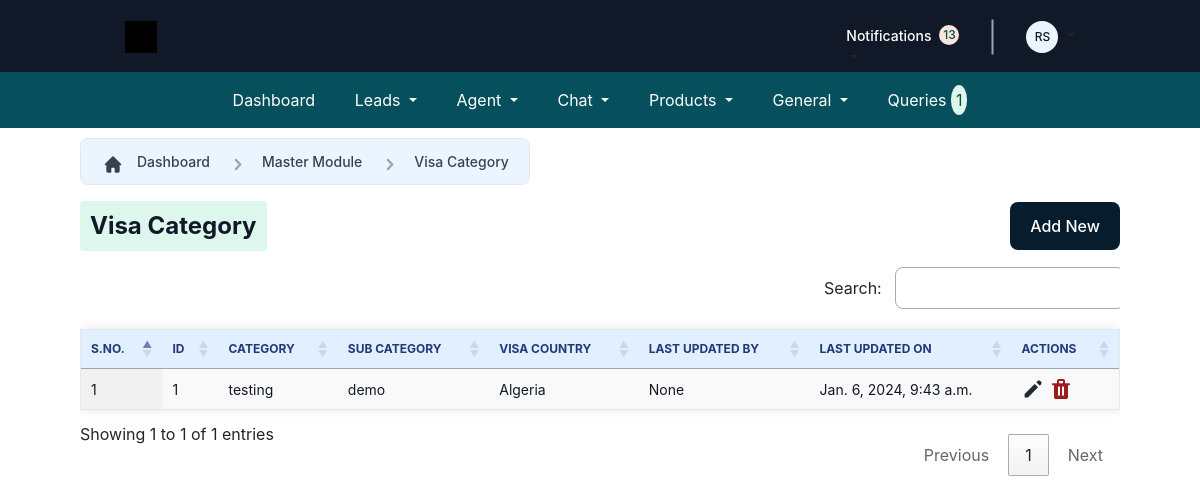
/Employee/AddVisaCategory/ (signed in), run on the app's committed database.
### crm_app/models.py (models this page shows, shortened)
class CustomUser(AbstractUser):
    user_type_data = (
        ("1", "HOD"),
        ("2", "Admin"),
        ("3", "Employee"),
        ("4", "Agent"),
        ("5", "Out Sourcing Agent"),
        ("6", "Customer"),
    )
    user_type = models.CharField(default="1", choices=user_type_data, max_length=10)
    is_logged_in = models.BooleanField(default=False)
    def generate_initials(self):
        first_initial = self.first_name[0].upper() if self.first_name else ""
        last_initial = self.last_name[0].upper() if self.last_name else ""
        return f"{first_initial}{last_initial}"
    def __str__(self):
        return f"{self.first_name} {self.last_name}"

class VisaCategory(models.Model):
    visa_country_id = models.ForeignKey(VisaCountry, on_delete=models.CASCADE)
    category = models.CharField(max_length=100)
    subcategory = models.CharField(max_length=100)
    lastupdated_by = models.CharField(max_length=100, null=True, blank=True)
    last_updated_on = models.DateTimeField(auto_now=True)
    class Meta:
        db_table = "VisaCategory"

class VisaCountry(models.Model):
    country = models.CharField(max_length=100)
    created = models.DateTimeField(auto_now=True)
    lastupdated_by = models.CharField(max_length=100, null=True, blank=True)
    last_updated_on = models.DateTimeField(auto_now=True)
    def __str__(self):
        return str(self.country)

### crm_app/EmployeeViews.py (the view, shortened to what this page needs)
# urls.py: path("AddVisaCategory/", add_visacategory, name="add_visacategory"),
@login_required
def add_visacategory(request):
    visacategory = VisaCategory.objects.all().order_by("-id")
    country = VisaCountry.objects.all()
    user = request.user
    dep = user.employee.department
    form = VisaCategoryForm(request.POST or None)
    context = {
        "form": form,
        "visacategory": visacategory,
        "country": country,
        "dep": dep,
    }
    return render(
        request, "Employee/mastermodule/VisaCategory/VisaCategory.html", context
    )

### crm_app/forms.py
class VisaCategoryForm(forms.ModelForm):
    class Meta:
        model = VisaCategory
        fields = "__all__"
        widgets = {
            "visa_country_id": forms.Select(
                attrs={
                    "class": "form-select",
                }
            ),
            "category": forms.TextInput(
                attrs={
                    "class": "form-control",
                    "placeholder": "Category Name",
                }
            ),
            "subcategory": forms.TextInput(
                attrs={
                    "class": "form-control",
                    "placeholder": "SubCategory Name",
                }
            ),
        }

### crm_app/context_processors.py (called while the page is built)
def faq_count(request):
    if request.user.is_authenticated:
        count = FAQ.objects.all().count()
    else:
        count = 0
    return {"faq_count": count}

### templates/Employee/mastermodule/VisaCategory/VisaCategory.html (shortened to what this page needs)
{% extends "Employee/Base/base.html" %}
{% load crispy_forms_tags %}
{% block main-content %}
<div class="form-container">
  <div class="custom-container">
    <div class="icon-container">
      <div class="icon">
      </div>
    </div>
    <div class="text-container">
      <a href="{% url "employee_dashboard" %}" style="text-decoration: none">
        <div class="text">Dashboard</div>
      </a>
    </div>
    <div class="icon-container">
      <div class="icon">
      </div>
    </div>
    <div class="text-container">
      <div class="text">Master Module</div>
    </div>
    <div class="icon-container">
      <div class="icon">
      </div>
    </div>
    <div class="text-container">
      <div class="text">Visa Category</div>
    </div>
  </div>
  <div class="appointment-container">
    <div class="custom-box">
      <div class="custom-text">Visa Category</div>
    </div>
    <div class="scheduleappointment">
      <div class="appointment-text" type="button" class="btn btn-primary" data-toggle="modal"
        data-target="#addvisacatemyModal">
        Add New
      </div>
    </div>
  </div>
  <div class="table-container">
    <div class="table-responsive">
      <table id="example" class="display">
        <thead>
          <tr>
            <th>S.NO.</th>
            <th>ID</th>
            <th>Category</th>
            <th>SUB CATEGORY</th>
            <th>VISA COUNTRY</th>
            <th>last updated BY</th>
            <th>last updated on</th>
            <th>ACTIONS</th>
          </tr>
        </thead>
        <tbody>
          {% for i in visacategory %}
          <tr>
            <td>{{forloop.counter}}</td>
            <td>{{i.id}}</td>
            <td>{{i.category}}</td>
            <td>{{i.subcategory}}</td>
            <td>{{i.visa_country_id}}</td>
            <td>{{i.lastupdated_by}}</td>
            <td>{{i.last_updated_on}}</td>
            <td>
              <div class="row" style="display: flex">
                <div class="col-md-3">
                  <a href="#" data-toggle="modal" data-target="#editcategorymyModal-{{i.id}}">
                  </a>
                </div>
                <div class="col-md-3">
                  <a href="{% url "emp_delete_category" i.id %}">
                  </a>
                </div>
              </div>
            </td>
          </tr>
          {% endfor %}
        </tbody>
      </table>
    </div>
  </div>
</div>
{% endblock main-content %}

### templates/Employee/Base/header.html (shortened to what this page needs)
{% load static %}
<div class="Navbar">
   <div class="Content">
     <div class="Logo">
       <div class="LogoElement">
         <div class="ClipPathGroup">
           <div class="Vector" id="black-bg"></div>
           <div class="Group">
             <div class="Vector" id="white-bg">
             </div>
           </div>
         </div>
       </div>
     </div>
     <div class="Cta">
      <div class="Buttons">
        <a class="nav-link dropdown-toggle" href="#" id="notificationDropdown" role="button" data-bs-toggle="dropdown" aria-expanded="false" style="margin-top: 20px;">
         <div class="Link">
           <div class="Text">Notifications</div>
           <div class="Badge">
             <div class="Text1" id="notification">{{notification_Count}}</div>
           </div>
         </div>
        </a>
        <div class="Separator"></div>
         <a class="nav-link dropdown-toggle" href="#" id="navbarDropdown" role="button" data-bs-toggle="dropdown" aria-expanded="false">
           <div class="Avatar">
             <div class="Ph">{{request.user.generate_initials}}</div>
           </div>
         </a>
      </div>
     </div>
   </div>
 </div>

### static/style/Styling/DashboardDesign/css/style.css (style rules this page uses)
body { margin: 0; font-family: 'Inter', sans-serif; }

### data on the page
CustomUser: user.generate_initials "RS"
VisaCategory: id "1", category "testing", subcategory "demo", visa_country_id "Algeria", lastupdated_by "None", last_updated_on "Jan. 6, 2024, 9:43 a.m."

### other printed values
{{ notification_Count }} "13"
{{ faq_count }} "1"
